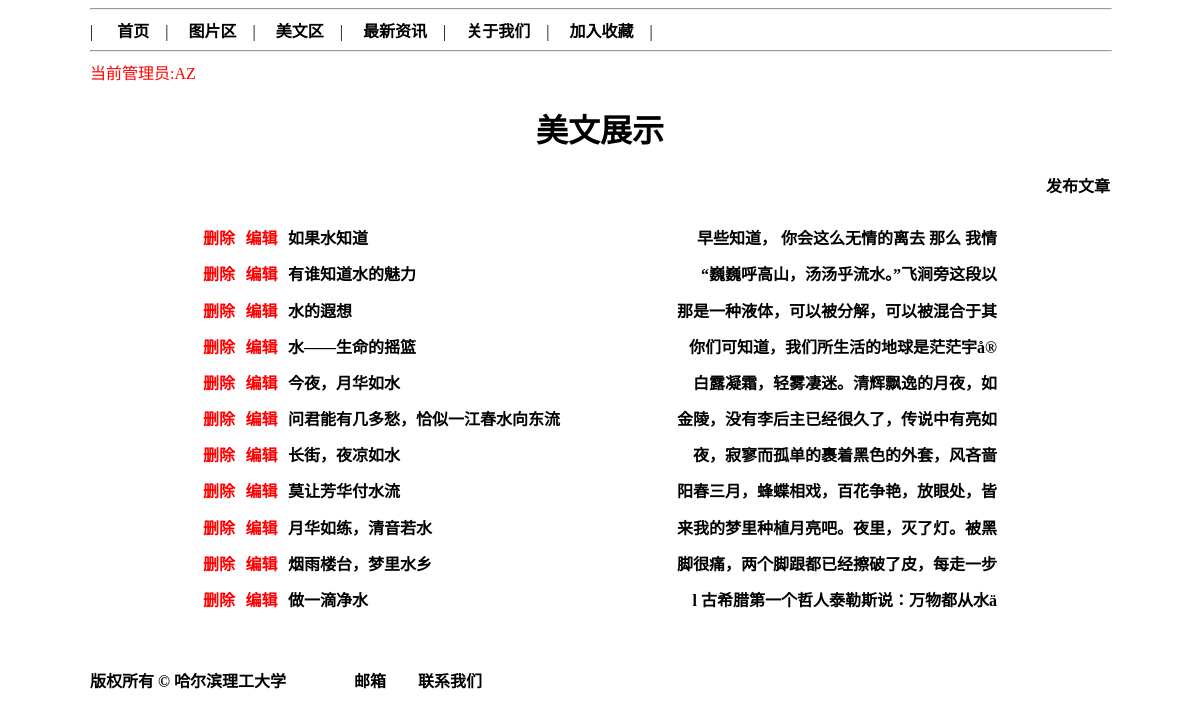
Page /more_new.php (signed in) on the committed database.
### tables this page shows
CREATE TABLE `work` (
  `id` int(10) unsigned NOT NULL AUTO_INCREMENT,
  `title` text NOT NULL,
  `content` text NOT NULL,
  `time` datetime NOT NULL,
  PRIMARY KEY (`id`)
);

### more_new.php (the view, shortened to what this page needs)
<?php
	require("config.php");
?>
<!DOCTYPE html PUBLIC "-//W3C//DTD XHTML 1.0 Transitional//EN" "http://www.w3.org/TR/xhtml1/DTD/xhtml1-transitional.dtd">
<html xmlns="http://www.w3.org/1999/xhtml">
<head>
</head>
<body>
	<hr width="100%">
    	<?php  require("header.php");?>
    <hr width="100%">
    <?php
		if(isset($_SESSION['User'])){
			echo "<font color=red>当前管理员:".$_SESSION['User']."</font>";
		}
	?>
	<h1><center> 美文展示</center></h1>
    	<h4 align=right><a href="new_essay.php">发布文章</a><h4>
	<?php
		$abtain_essay = "SELECT * FROM `work`";
		$result_essay = mysql_query($abtain_essay, $conn) or die("获取文章失败:".mysql_error());
		if(mysql_num_rows($result_essay)==0){
			echo "No  essay!<p />";
		}
		else{
			echo "<table width=800px height=400px align=center>";
			echo "<form action=more_new.php method=post>";
			while($arr = mysql_fetch_array($result_essay)){
				$str_essay = substr($arr['content'], 0, 60);
				echo "<tr>";
				if(isset($_SESSION['User'])){
				echo "<td><a href=delete_essay.php?id=".$arr['id']."><font color=red>删除</font></a></td>";
				echo "<td><a href=update_essay.php?id=".$arr['id']."><font color=red>编辑</font></a></td>";
				}
				echo "<td align=left><a href='essay_view.php?id=".$arr['id']."'>".$arr['title']."</a></td><td align=right>".$str_essay."</td></tr>";
			}
			echo "</table>";
		}
		echo "<table height=50px ><tr><td></td></tr></table>";
		require("footer.php");
    ?>
</body>
</html>

### more_new.php (style rules this page uses)
a { color:black; }

### header.php (style rules this page uses)
a { color:black; }

### footer.php (style rules this page uses)
body { margin:0px auto; width:1020px;; }
a { text-decoration:none; }

### rows in the picture
work: title "如果水知道", content "早些知道， 你会这么无情的离去 那么 我情"
work: title "有谁知道水的魅力", content "“巍巍呼高山，汤汤乎流水。”飞涧旁这段以"
work: title "水的遐想", content "那是一种液体，可以被分解，可以被混合于其"
work: title "水——生命的摇篮", content "你们可知道，我们所生活的地球是茫茫宇å®"
work: title "今夜，月华如水", content "白露凝霜，轻雾凄迷。清辉飘逸的月夜，如"
work: title "问君能有几多愁，恰似一江春水向东流", content "金陵，没有李后主已经很久了，传说中有亮如"
work: title "长街，夜凉如水", content "夜，寂寥而孤单的裹着黑色的外套，风吝啬"
work: title "莫让芳华付水流", content "阳春三月，蜂蝶相戏，百花争艳，放眼处，皆"
work: title "月华如练，清音若水", content "来我的梦里种植月亮吧。夜里，灭了灯。被黑"
work: title "烟雨楼台，梦里水乡", content "脚很痛，两个脚跟都已经擦破了皮，每走一步"
work: title "做一滴净水", content "l 古希腊第一个哲人泰勒斯说：万物都从水ä"

### other values in the picture
$_SESSION['User'] "AZ"
